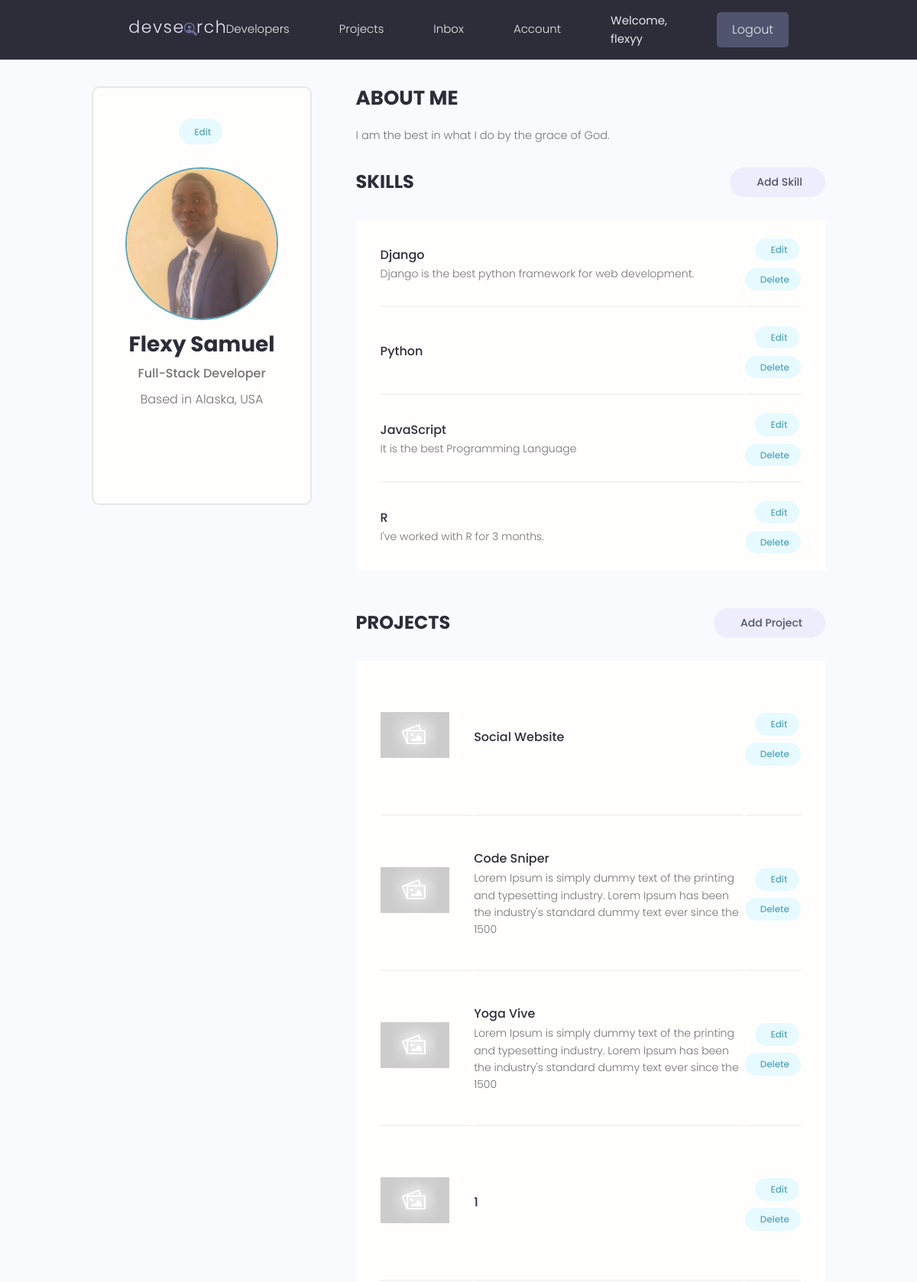
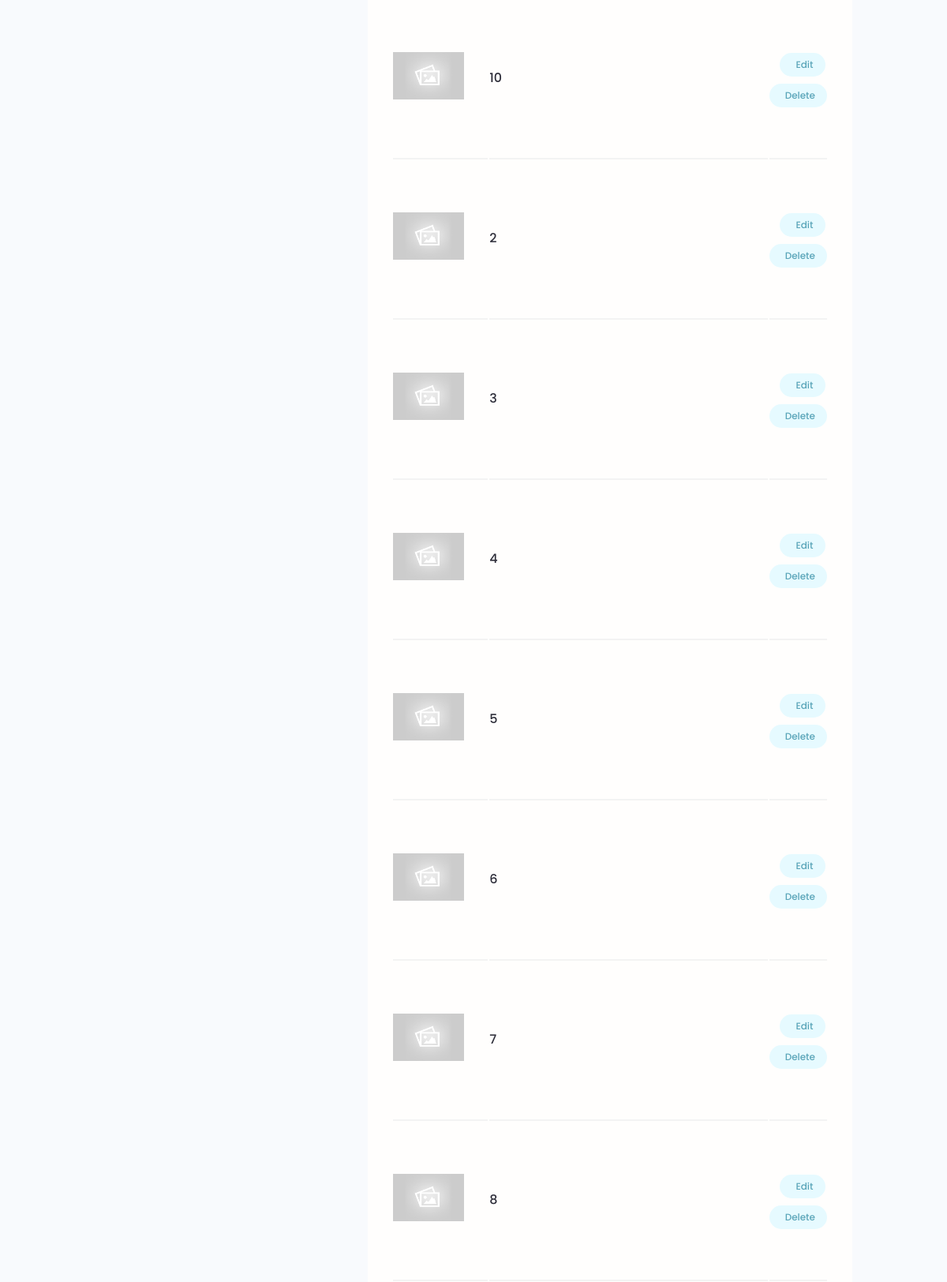
The app's page /account/ (signed in, upper part) with its own data (2 pictures, top to bottom).
### users/models.py (models this page shows, shortened)
class Profile(models.Model):
    user = models.OneToOneField(User, on_delete=models.CASCADE, null=True, blank=True)
    name = models.CharField(max_length=200, blank=True, null=True)
    email = models.EmailField(max_length=500, blank=True, null=True)
    username = models.CharField(max_length=200, blank=True, null=True)
    location = models.CharField(max_length=200, blank=True, null=True)
    short_intro = models.CharField(max_length=200, blank=True, null=True)
    bio = models.TextField(blank=True, null=True)
    profile_image = models.ImageField(null=True, blank=True, upload_to='profiles/', default="profiles/user-default.png" )
    social_github = models.CharField(max_length=200, blank=True, null=True)
    social_stackoverflow = models.CharField(max_length=200, blank=True, null=True)
    social_twitter = models.CharField(max_length=200, blank=True, null=True)
    social_linkedin = models.CharField(max_length=200, blank=True, null=True)
    social_youtube = models.CharField(max_length=200, blank=True, null=True)
    social_website = models.CharField(max_length=200, blank=True, null=True)
    created_at = models.DateTimeField(auto_now_add=True)
    id = models.UUIDField(default=uuid.uuid4, unique=True, primary_key=True, editable=False)
    class Meta:
        ordering = ['created_at']
    @property
    def imageURL(self):
        try:
            url = self.profile_image.url
        except:
            url = ' '
        return url

class Skill(models.Model):
    owner = models.ForeignKey(Profile, on_delete=models.CASCADE, null=True, blank=True)
    name = models.CharField(max_length=200, blank=True, null=True)
    description = models.TextField(null=True, blank=True)
    created_at = models.DateTimeField(auto_now_add=True)
    id = models.UUIDField(default=uuid.uuid4, unique=True, primary_key=True, editable=False)

### projects/models.py (models this page shows, shortened)
class Project(models.Model):
    owner = models.ForeignKey(Profile, null=True, blank=True, on_delete=models.CASCADE)
    title = models.CharField(max_length=255)
    description = models.TextField(null=True, blank=True)
    featured_image = models.ImageField(null=True, blank=True, default="default.jpg")
    demo_link = models.CharField(max_length=2000, null=True, blank=True)
    source_link = models.CharField(max_length=2000, null=True, blank=True)
    tags = models.ManyToManyField('Tag', blank=True)
    vote_total = models.IntegerField(default=0, null=True, blank=True)
    vote_ratio = models.IntegerField(default=0, null=True, blank=True)
    created_at = models.DateTimeField(auto_now_add=True)
    id = models.UUIDField(default=uuid.uuid4, unique=True, primary_key=True, editable=False)
    class Meta:
        ordering = ['-vote_ratio', '-vote_total', 'title']
    @property
    def imageURL(self):
        try:
            url = self.featured_image.url
        except:
            url = ''
        return url

### users/views.py (the view)
# urls.py: path('account/', views.userAccount, name="account"),
@login_required(login_url='login')
def userAccount(request):
    profile = request.user.profile
    skills = profile.skill_set.all()
    projects = profile.project_set.all()
    context = {
        'profile':profile,
        'skills' : skills,
        'projects' : projects
        }
    return render(request, 'users/account.html', context)

### users/templates/users/account.html (shortened to what this page needs)
{% extends 'main.html' %}
{% block content %}
  <main class="settingsPage profile my-md">
    <div class="container">
      <div class="layout">
        <div class="column column--1of3">
          <div class="card text-center">
            <div class="card__body dev">
              <a class="tag tag--pill tag--main settings__btn" href="{% url 'edit-account' %}"> Edit</a>
              <img class="avatar avatar--xl dev__avatar" src="{{ profile.imageURL }}" />
              <h2 class="dev__name">{{profile.name}}</h2>
              <p class="dev__title">{{profile.short_intro}}</p>
              <p class="dev__location">Based in {{profile.location}}</p>
              <ul class="dev__social">
              </ul>
            </div>
          </div>
        </div>
        <div class="column column--2of3">
          <div class="devInfo">
            <h3 class="devInfo__title">About Me</h3>
            <p class="devInfo__about">
              {{profile.bio}}
            </p>
          </div>
          <div class="settings">
            <h3 class="settings__title">Skills</h3>
            <a class="tag tag--pill tag--sub settings__btn tag--lg" href="{% url 'create-skill' %}"> Add Skill</a>
          </div>
          <table class="settings__table">
            {% for skill in skills %}
            <tr>
              <td class="settings__tableInfo">
                <h4>{{skill.name}}</h4>
                <p>
                  {{skill.description}}
                </p>
              </td>
              <td class="settings__tableActions">
                <a class="tag tag--pill tag--main settings__btn" href="{% url 'update-skill' skill.id %}"> Edit</a>
                <a class="tag tag--pill tag--main settings__btn" href="{% url 'delete-skill' skill.id %}?next=/account">
                  Delete</a>
              </td>
            </tr>
            {% endfor %}
          </table>
          <div class="settings">
            <h3 class="settings__title">Projects</h3>
            <a class="tag tag--pill tag--sub settings__btn tag--lg" href="{% url 'create-project' %}"> Add Project</a>
          </div>
          <table class="settings__table">
            {% for project in projects %}
            <tr>
              <td class="settings__thumbnail">
                <a href="{% url 'project' project.id%}"><img src="{{project.imageURL}}" alt="Project Thumbnail" /></a>
              </td>
              <td class="settings__tableInfo">
                <a href="{% url 'project' project.id%}">{{project.title}}</a>
                <p>
                  {{project.description|slice:"150"}}
                </p>
              </td>
              <td class="settings__tableActions">
                <a class="tag tag--pill tag--main settings__btn" href="{% url 'update-project' project.id %}"> Edit</a>
                <a class="tag tag--pill tag--main settings__btn" href="{% url 'delete-project' project.id %}?next=/account"">
                  Delete</a>
              </td>
            </tr>
            {% endfor %}
          </table>
        </div>
      </div>
    </div>
  </main>
  {% endblock content %}

### templates/navbar.html (shortened to what this page needs)
{% load static %}
<header class="header">
    <div class="container container--narrow">
      <a href="{% url 'profiles' %}" class="header__logo">
        <img src="{% static 'images/logo.svg' %}" alt="DevSearch Logo" />
      </a>
      <nav class="header__nav">
        <ul class="header__menu">
          <li class="header__menuItem"><a href="{% url 'profiles' %}">Developers</a></li>
          <li class="header__menuItem"><a href="{% url 'projects' %}">Projects</a></li>
          {% if request.user.is_authenticated %}
          <li class="header__menuItem"><a href="{% url 'inbox' %}">Inbox</a></li>
          <li class="header__menuItem"><a href="{% url 'account' %}">Account</a></li>
          <li class="header__menuItem" style="color: #e5e7eb;">Welcome, {{request.user.username}} </a></li>
          <li class="header__menuItem"><a href="{% url 'logout' %}" class="btn btn--sub">Logout</a></li>
          {% else %}
          <li class="header__menuItem"><a href="{% url 'login' %}" class="btn btn--sub">Login/Sign Up</a></li>
          {% endif %}
        </ul>
      </nav>
    </div>
  </header>

### static/styles/app.css (style rules this page uses)
:root { --color-sub: #2d2d39; }
.btn--sub { background-color: var(--color-sub-light); }
.card { border: 2px solid var(--color-light); }
img { width: 100%; }
.header { position: sticky; z-index: 111; background-color: var(--color-sub); padding: 1.5rem 0; }
.header > .container { display: flex; justify-content: space-between; align-items: center; }
.header__logo > img { height: 3.8rem; }
.header__nav > ul { display: inline-flex; align-items: center; list-style: none; gap: 6.5rem; }
.header__menuItem > a { color: var(--color-light); font-weight: 300; }
.profile .card > .dev { padding: 4rem; }
.dev__avatar { display: block; margin: auto; }
.dev__name { color: var(--color-sub); font-size: 2.8rem; font-weight: 700; margin-top: 1rem; margin-bottom: 0.5rem; }
.dev__title { font-size: 1.6rem; font-weight: 500; line-height: 1.3; }
.dev__location { margin-top: 1rem; }
.dev__social { margin: 3rem 0; list-style: none; display: flex; justify-content: center; gap: 1.5rem; }
.devInfo { margin-bottom: 3rem; }
.devInfo__title, .devInfo__subtitle { font-size: 2.6rem; color: var(--color-sub); text-transform: uppercase; font-weight: 700; margin-bottom: 1.5rem; }
.devInfo__about, .devSkill__info { font-size: 1.45rem; line-height: 1.7; text-align: justify; }
.settingsPage .dev > .settings__btn { display: inline-block; margin-bottom: 3rem; }
.settings { display: flex; justify-content: space-between; align-items: center; }
.settings__title { font-size: 2.4rem; text-transform: uppercase; font-weight: 700; color: var(--color-sub); }
.settings__table { margin-top: 3rem; margin-bottom: 5rem; padding: 0 3rem; background: var(--color-white); }
.settings__table tr { width: 100%; }
.settings__table tr > td { padding: 2rem 0; }
.settings__table tr:not(:last-child) td { border-bottom: 2px solid var(--color-white-light); }
.settings__thumbnail { width: 23%; min-width: 10rem; }
.settings__thumbnail img { padding-right: 3rem; height: 15rem; object-fit: contain; }
.settings__tableInfo { width: 100%; }
.settings__tableInfo h4, .settings__tableInfo a { padding-right: 1rem; width: auto; font-size: 1.6rem; font-weight: 500; color: var(--color-sub); }
.settings__tableInfo p { font-size: 1.4rem; }
.settings__tableActions { text-align: right; }

### static/uikit/styles/modules/_variables.css (style rules this page uses)
:root { --color-main: #5aa5b9; --color-main-light: #e6faff; --color-sub: #3f4156; --color-sub-light: #51546e; --color-sub-lighter: #ededfd; --color-text: #737373; --color-gray: #8b8b8b; --color-light: #e5e7eb; --color-light-gray: #767676; --color-bg: #f8fafd; --color-white: #fffefd; --color-white-light: #f3f3f3; --color-success: #359e64; --color-success-bg: #def8e8; --color-error: #fc4b0b; --color-error-bg: #fff2ee; --font-base: 'Poppins', arial, helvetica, 'Segoe UI', roboto, ubuntu, sans-serif; --font-monospace: 'Fira Code', 'Courier New', courier, monospace; --font-regular: 300; --font-medium: 500; --font-bold: 700; --generic-shadow: 1px 1px 5px #00000010; --generic-transition: all 0.3s ease-in-out; }

### static/uikit/styles/modules/_base.css (style rules this page uses)
* { margin: 0; padding: 0; box-sizing: border-box; text-rendering: optimizeLegibility; color: inherit; font-size: inherit; }
html { font-size: 50%; }
@media only screen and (min-width: 480px) { html { font-size: 56.25%; } }
@media only screen and (min-width: 1200px) { html { font-size: 62.5%; } }
body { line-height: 1.6; font-weight: 400; font-size: 1.5rem; color: var(--color-text); background-color: var(--color-bg); min-height: 100vh; }

### static/uikit/styles/modules/_typography.css (style rules this page uses)
* { font-family: var(--font-base); }
h2 { font-size: 3.6rem; font-weight: var(--font-bold); }
h3 { font-size: 3.2rem; font-weight: var(--font-medium); }
h4 { font-size: 2.8rem; font-weight: var(--font-medium); }
p, span, strong { font-size: 1.6rem; color: var(--color-text); font-weight: var(--font-regular); }
a { padding-bottom: 2px; text-decoration: none; display: inline-block; color: var(--color-main); font-weight: var(--font-medium); }

### static/uikit/styles/modules/_utilities.css (style rules this page uses)
.container { width: 92%; max-width: 165rem; margin: 0 auto; box-sizing: border-box; }
.container--narrow { width: 92%; max-width: 120rem; }
@media screen and (min-width: 1000px) { .container { width: 90%; } }
@media screen and (min-width: 1000px) { .container--narrow { width: 85%; } }
@media screen and (min-width: 1200px) { .container { width: 80%; } }
@media screen and (min-width: 1200px) { .container--narrow { width: 72%; } }
.text-center { text-align: center; }
.my-md { margin: 3rem auto; }

### static/uikit/styles/modules/_avatar.css (style rules this page uses)
.avatar { border-radius: 50%; border: 2px solid var(--color-main); object-fit: cover; }
.avatar--xl { height: 20rem; width: 20rem; }

### records on screen
Profile: imageURL (picture), name "Flexy Samuel", short_intro "Full-Stack Developer", location "Alaska, USA", bio "I am the best in what I do by the grace of God."
Skill: name "Django", description "Django is the best python framework for web development."
Skill: name "Python"
Skill: name "JavaScript", description "It is the best Programming Language"
Skill: name "R", description "I've worked with R for 3 months."
Project: imageURL (placeholder picture), title "Social Website"
Project: imageURL (placeholder picture), title "Code Sniper", description "Lorem Ipsum is simply dummy text of the printing and typesetting industry. Lorem Ipsum has been the industry's standard dummy text ever since the 1500"
Project: imageURL (placeholder picture), title "Yoga Vive", description "Lorem Ipsum is simply dummy text of the printing and typesetting industry. Lorem Ipsum has been the industry's standard dummy text ever since the 1500"
Project: imageURL (placeholder picture), title "1"
Project: imageURL (placeholder picture), title "10"
Project: imageURL (placeholder picture), title "2"
Project: imageURL (placeholder picture), title "3"
Project: imageURL (placeholder picture), title "4"
Project: imageURL (placeholder picture), title "5"
Project: imageURL (placeholder picture), title "6"
Project: imageURL (placeholder picture), title "7"
Project: imageURL (placeholder picture), title "8"

### other values on screen
{{ request.user.username }} "flexyy"
